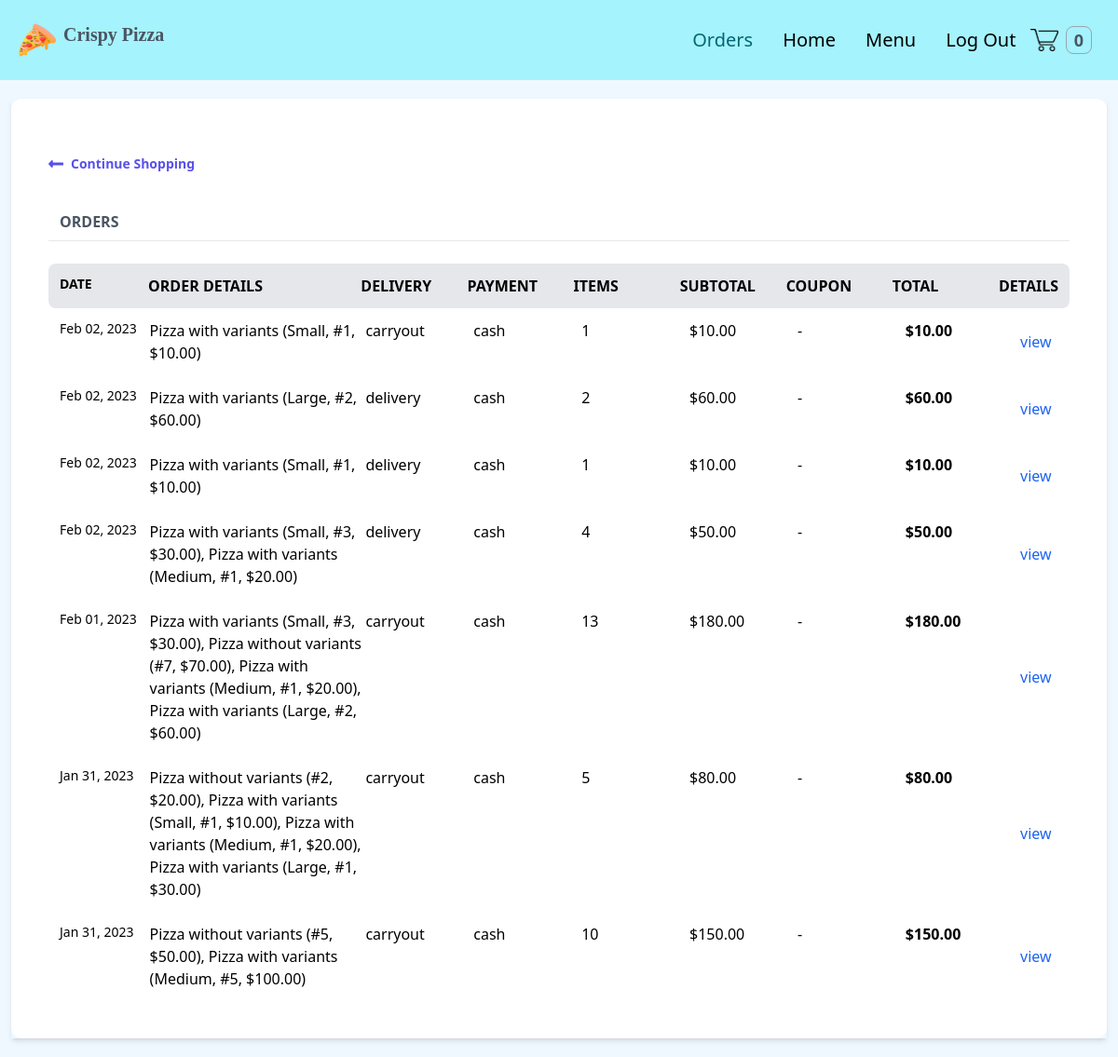
/orders/ (signed in), run on an earlier commit of the app's database.
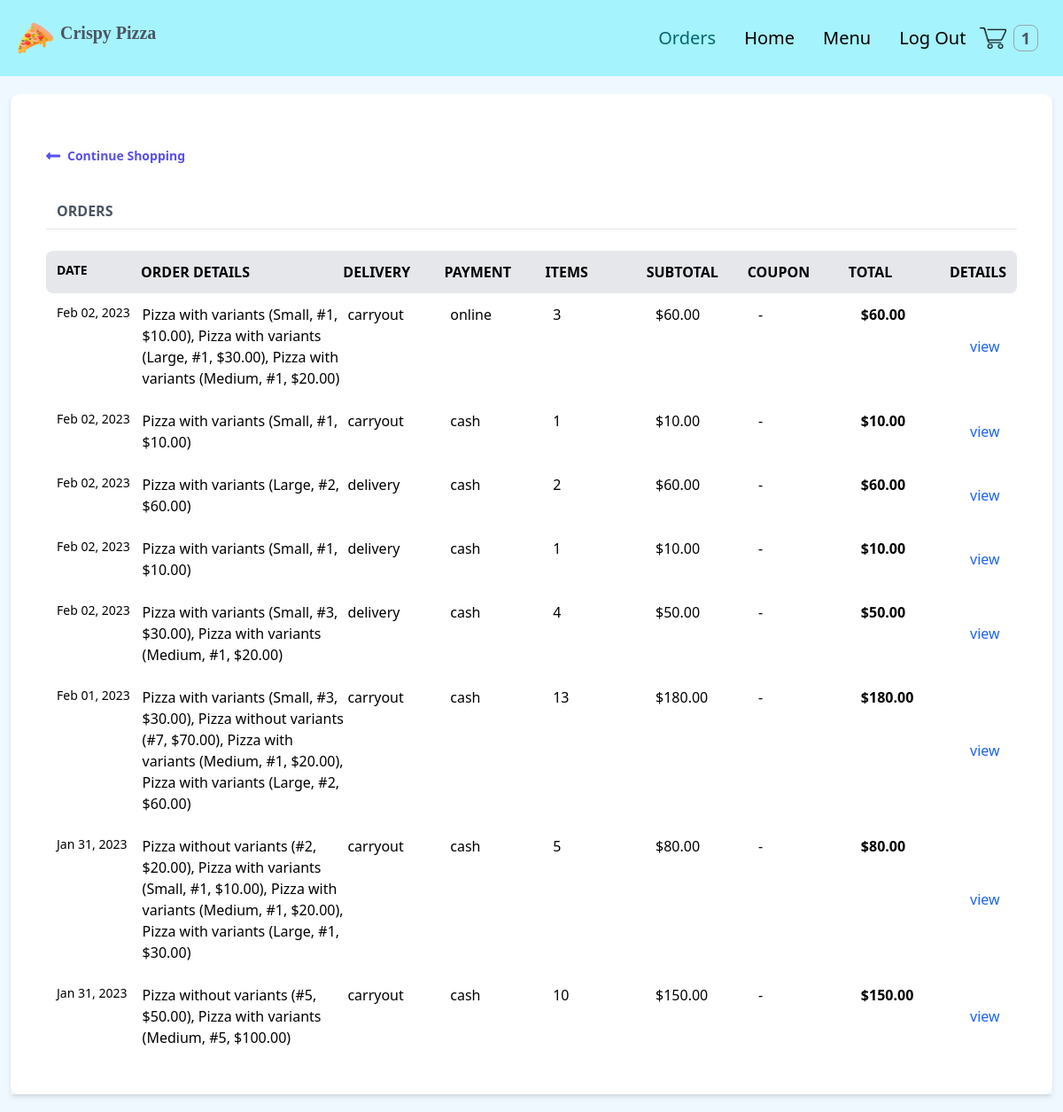
And on a later commit of the database.
### order/models.py (models this page shows, shortened)
class Order(models.Model):
    PAYMENT_CHOICES = (
        ("cash", "cash"),
        ("online", "online")
    )
    DELIVERY_CHOICES = (
        ("delivery", "delivery"),
        ("carryout", "carryout")
    )
    transaction_id = models.UUIDField(
        primary_key=True, default=uuid.uuid4, editable=True)
    customer = models.ForeignKey(
        Customer, on_delete=models.CASCADE)
    date_ordered = models.DateTimeField(auto_now_add=True)
    date_modified = models.DateTimeField(auto_now=True)
    complete = models.BooleanField(default=False)
    paid = models.BooleanField(default=False)
    payment_method = models.CharField(max_length=10, choices=PAYMENT_CHOICES)
    delivery_method = models.CharField(max_length=10, choices=DELIVERY_CHOICES)
    shipping = models.ForeignKey(
        "ShippingAddress", on_delete=models.SET_NULL, blank=True, null=True)
    pickup = models.ForeignKey(
        "PickUpDetail", on_delete=models.SET_NULL, blank=True, null=True)
    coupon = models.ForeignKey(
        'Coupon', on_delete=models.SET_NULL, blank=True, null=True)
    email = models.EmailField(max_length=70, null=True, blank=True)
    phone = models.CharField(max_length=20, null=True, blank=True)
    @property
    def get_cart_subtotal(self):
        order_items = self.orderitem_set.all()
        total = sum([item.get_total for item in order_items])
        return total
    get_cart_subtotal.fget.short_description = 'Subtotal'
    @property
    def get_cart_total(self):
        total = self.get_cart_subtotal
        if self.coupon:
            total = total - self.get_coupon_value
        return total
    get_cart_total.fget.short_description = 'Total'
    @property
    def get_cart_items(self):
        order_items = self.orderitem_set.all()
        total = sum([item.quantity for item in order_items])
        return total
    get_cart_items.fget.short_description = '# Items'
    @property
    def display_items(self):
        order_items = self.orderitem_set.all()
        ticker, l = 1, len(order_items)
        product_titles = str()
        for item in order_items:
            add_comma = ", " if l > 1 and ticker != l else ""
            if item.variation:
                product_title = f'''{item.product.name}
                ({item.variation.get_size},
                #{item.quantity}, ${item.get_total}){add_comma}'''
            else:
                product_title = f'''{item.product.name}
                (#{item.quantity}, ${item.get_total}){add_comma}'''
            product_titles += product_title
            ticker += 1
        return product_titles
    @property
    def get_coupon_value(self):
        if self.coupon:
            if self.coupon.discount_type == "Percent":
                coupon_value = round(
                    self.get_cart_subtotal*self.coupon.discount_amount/100, 2)
            else:
                coupon_value = self.coupon.discount_amount
        else:
            coupon_value = None
        return coupon_value
    get_coupon_value.fget.short_description = 'Coupon'

class OrderItem(models.Model):
    product = models.ForeignKey(Product, on_delete=models.CASCADE)
    order = models.ForeignKey(Order, on_delete=models.CASCADE)
    variation = models.ForeignKey(
        ProductVariant, on_delete=models.SET_NULL, blank=True, null=True)
    quantity = models.IntegerField(default=0)
    date_added = models.DateTimeField(auto_now_add=True)
    @property
    def get_item_price(self):
        if self.product.has_variants:
            return self.variation.price
        else:
            return self.product.price
    @property
    def get_total(self):
        if self.product.has_variants:
            total = self.variation.price * self.quantity
        else:
            total = self.product.price * self.quantity
        return total
    get_total.fget.short_description = 'Total'
    def image_tag(self):
        return mark_safe(f'<img src="{self.product.image.url}" width="100" height="100" />')
    image_tag.short_description = 'Image'

### store/models.py (models this page shows, shortened)
class Product(models.Model):
    id = models.UUIDField(primary_key=True, default=uuid.uuid4, editable=False)
    name = models.CharField(max_length=100)
    price = models.DecimalField(
        max_digits=6, decimal_places=2, blank=True, null=True)
    desc = models.TextField(max_length=500, blank=True, null=True)
    image = models.ImageField(blank=True, upload_to='images')
    created_at = models.DateField(auto_now_add=True)
    updated_at = models.DateField(auto_now=True)
    product_category = models.ForeignKey(
        "Category", on_delete=models.CASCADE, null=True, blank=True)
    class Meta:
        ordering = ('product_category',)
    def image_tag(self):  # pragma: no cover
        if self.image:
            return mark_safe(f'<img src="{self.image.url}" width="100" height="100" />')
    image_tag.short_description = 'Image'
    @property
    def has_variants(self):
        if self.productvariant_set.count() > 0:
            return True
        else:
            return False

class ProductVariant(models.Model):
    title = models.CharField(max_length=100, blank=True, null=True)
    product = models.ForeignKey(Product, on_delete=models.CASCADE)
    size = models.ForeignKey(Size, on_delete=models.CASCADE)
    price = models.DecimalField(max_digits=6, decimal_places=2)
    @property
    def get_size(self):
        return str(self.size)

class Size(models.Model):
    name = models.CharField(max_length=20, blank=True, null=True, unique=True)
    def __str__(self):
        return self.name

### users/views.py (the view)
# urls.py: path('orders/', views.my_orders, name='my_orders'),
@login_required(login_url='users:login')
def my_orders(request):
    customer = request.user.customer
    orders = Order.objects.filter(
        customer=customer, complete=True).order_by('-date_modified')
    return render(request, 'users/orders.html', context={'orders': orders})

### store/context_processors.py (called while the page is built)
def get_cart_quantity(request):
    if request.user.is_authenticated:
        try:
            customer = request.user.customer
        except:
            number_of_items = 0
    else:
        try:
            customer, created = Customer.objects.get_or_create(
                device=request.COOKIES['device'])
        except:
            number_of_items = 0
    try:
        customer_order = Order.objects.filter(
            customer=customer, complete=False)[0]
        number_of_items = customer_order.get_cart_items
    except:
        number_of_items = 0
    return {'cart_quantity': number_of_items}

### users/templates/users/orders.html (shortened to what this page needs)
{% extends 'store/base.html' %} {% block content %}
<div class="flex flex-col shadow-md my-5 mx-3">
  <div class="w-full bg-white px-10 py-10 rounded-xl">
    <a href="{% url 'store:products' %}" class="flex font-semibold text-indigo-600 text-sm my-5 w-1/4">
      <svg class="fill-current mr-2 text-indigo-600 w-4" viewBox="0 0 448 512">
        <path
          d="M134.059 296H436c6.627 0 12-5.373 12-12v-56c0-6.627-5.373-12-12-12H134.059v-46.059c0-21.382-25.851-32.09-40.971-16.971L7.029 239.029c-9.373 9.373-9.373 24.569 0 33.941l86.059 86.059c15.119 15.119 40.971 4.411 40.971-16.971V296z" />
      </svg>
      Continue Shopping
    </a>
    {% if orders %}
    <div class="flex mt-10 mb-2">
      <h3 class="font-bold ml-3 text-gray-600 text-md uppercase w-2/5">
        Orders
      </h3>
    </div>
    <hr>
    <br>
    <div class="flex font-semibold uppercase space-around bg-gray-200 rounded-lg p-3">
      <div class="text-sm w-1/6">Date</div>
      <div class="w-2/5">Order details</div>
      <div class="w-1/5">Delivery</div>
      <div class="w-1/5">Payment</div>
      <div class="w-1/5">Items</div>
      <div class="w-1/5">Subtotal</div>
      <div class="w-1/5">Coupon</div>
      <div class="w-1/5">Total</div>
      <div class="w-1/12">Details</div>
    </div>
    {% for order in orders %}
    <div class="flex space-around hover:bg-gray-100 rounded-lg p-3">
      <div class="text-sm w-1/6">{{order.date_modified|date:"M d, Y" }}</div>
      <div class="w-2/5">
        {{order.display_items}}
      </div>
      <div class="w-1/5">{{order.delivery_method}}</div>
      <div class="w-1/5">{{order.payment_method}}</div>
      <div class="w-1/5">{{order.get_cart_items}}</div>
      <div class="w-1/5">${{order.get_cart_subtotal}}</div>
      {% if order.coupon %}
      <div class="w-1/5">-${{order.get_coupon_value}}</div>
      {% else %}
      <div class="w-1/5">-</div>
      {% endif %}
      <div class="w-1/5 font-semibold">${{order.get_cart_total}}</div>
      <button class="w-1/12 text-blue-600" onclick="toggleModal('{{forloop.counter}}')">view</button>
    </div>
    {% endfor %}
    {% else %}
    <div class="text-center text-xl font-semibold">
      <p>You have no orders</p>
    </div>
    {% endif %}
  </div>
</div>
{% endblock %}

What changed in the data, as far as the page shows it:
added Order: date_modified "Feb 02, 2023", display_items "Pizza with variants (Small, #1, $10.00), Pizza with variants (Large, #1, $30.00), Pizza with variants (Medium, #1, $20.00)", delivery_method "carryout", payment_method "online", get_cart_items "3", get_cart_subtotal "60.00", get_cart_total "60.00"
Also different on the page:
{{ cart_quantity }}: "0" → "1"
